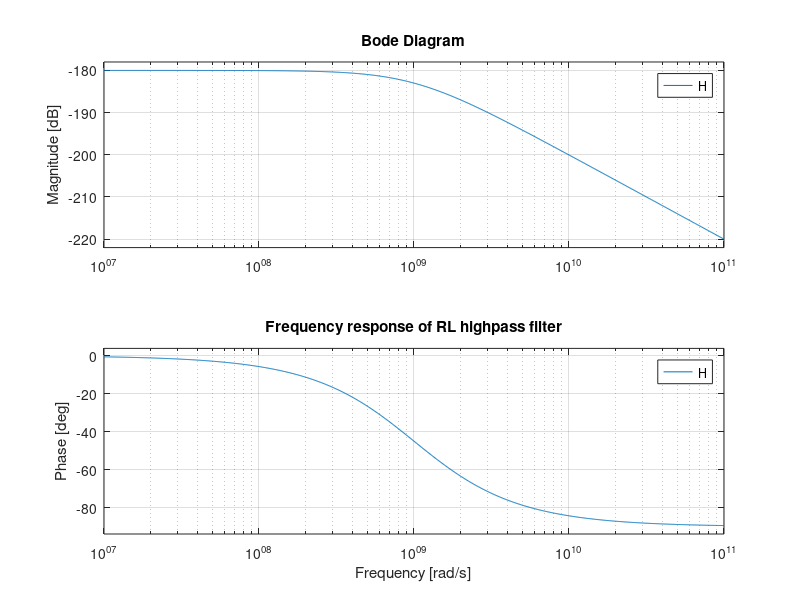

MATLAB code to generate this figure:
%author: Muhtasim Redwan
%id: 22024002
%date: 17-09-2024

% Define the values of R and L
R = 1e3; 
L = 1e-6;

% Define transfer function 
H = tf(L, [L R]);

% plot frequency response 
bode(H);
title("Frequency response of RL highpass filter");
grid on;